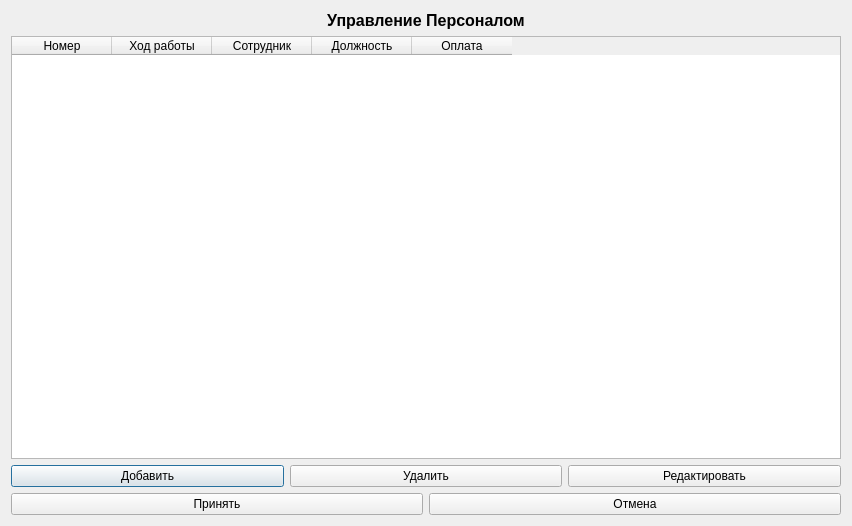
<?xml version="1.0" encoding="UTF-8"?>
<ui version="4.0">
 <class>manage_WORK</class>
 <widget class="QDialog" name="manage_WORK">
  <property name="geometry">
   <rect>
    <x>0</x>
    <y>0</y>
    <width>852</width>
    <height>526</height>
   </rect>
  </property>
  <property name="windowTitle">
   <string>Dialog</string>
  </property>
  <layout class="QVBoxLayout" name="verticalLayout">
   <item>
    <widget class="QLabel" name="label">
     <property name="font">
      <font>
       <pointsize>12</pointsize>
       <weight>75</weight>
       <bold>true</bold>
      </font>
     </property>
     <property name="text">
      <string>Управление Персоналом</string>
     </property>
     <property name="alignment">
      <set>Qt::AlignCenter</set>
     </property>
    </widget>
   </item>
   <item>
    <widget class="QTableWidget" name="tableWidget">
     <column>
      <property name="text">
       <string>Номер</string>
      </property>
      <property name="textAlignment">
       <set>AlignCenter</set>
      </property>
     </column>
     <column>
      <property name="text">
       <string>Ход работы</string>
      </property>
      <property name="textAlignment">
       <set>AlignCenter</set>
      </property>
     </column>
     <column>
      <property name="text">
       <string>Сотрудник</string>
      </property>
      <property name="textAlignment">
       <set>AlignCenter</set>
      </property>
     </column>
     <column>
      <property name="text">
       <string>Должность</string>
      </property>
      <property name="textAlignment">
       <set>AlignCenter</set>
      </property>
     </column>
     <column>
      <property name="text">
       <string>Оплата</string>
      </property>
      <property name="textAlignment">
       <set>AlignCenter</set>
      </property>
     </column>
    </widget>
   </item>
   <item>
    <layout class="QHBoxLayout" name="horizontalLayout">
     <item>
      <widget class="QPushButton" name="Add">
       <property name="text">
        <string>Добавить</string>
       </property>
      </widget>
     </item>
     <item>
      <widget class="QPushButton" name="Delete">
       <property name="text">
        <string>Удалить</string>
       </property>
      </widget>
     </item>
     <item>
      <widget class="QPushButton" name="Edit">
       <property name="text">
        <string>Редактировать</string>
       </property>
      </widget>
     </item>
    </layout>
   </item>
   <item>
    <layout class="QHBoxLayout" name="horizontalLayout_2">
     <item>
      <widget class="QPushButton" name="Enter">
       <property name="text">
        <string>Принять</string>
       </property>
      </widget>
     </item>
     <item>
      <widget class="QPushButton" name="ESC">
       <property name="text">
        <string>Отмена</string>
       </property>
      </widget>
     </item>
    </layout>
   </item>
  </layout>
 </widget>
 <resources/>
 <connections/>
</ui>
